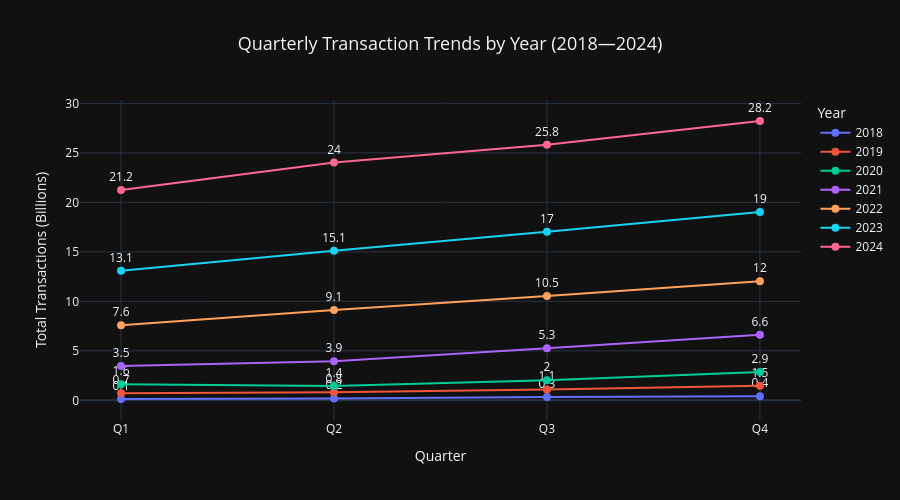

This figure's notebook cell:
### Markdown cell above
### Chart 4 — Quarterly Seasonality Patterns
**Chart type:** Line chart with multiple lines (one per year)  
**Why this chart:** We want to see if transaction volume follows a 
seasonal pattern within each year. Multiple lines — one per year — 
lets us compare the same quarter across different years simultaneously. 
This reveals both growth over time and seasonal behavior.

### Code cell
# ============================================================
# CHART 4 - Quarterly Seasonality Patterns
# Shows: How transactions vary across quarters within each
#        year and whether the pattern repeats year over year
# Insight target: Identify which quarter consistently
#                 drives the most transactions
# ============================================================

# Create a readable quarter label
df_quarterly['quarter_label'] = 'Q' + df_quarterly['quarter'].astype(str)
df_quarterly['transactions_billion'] = df_quarterly['total_transactions'] / 1e9

fig = go.Figure()

# One line per year
colors = ['#636EFA', '#EF553B', '#00CC96', '#AB63FA', 
          '#FFA15A', '#19D3F3', '#FF6692']

for i, year in enumerate(sorted(df_quarterly['year'].unique())):
    df_year = df_quarterly[df_quarterly['year'] == year]
    fig.add_trace(
        go.Scatter(
            x=df_year['quarter_label'],
            y=df_year['transactions_billion'],
            name=str(year),
            mode='lines+markers+text',
            line=dict(color=colors[i], width=2),
            marker=dict(size=8),
            text=df_year['transactions_billion'].round(1),
            textposition='top center'
        )
    )

fig.update_layout(
    title={
        'text': 'Quarterly Transaction Trends by Year (2018—2024)',
        'font': {'size': 18},
        'x': 0.5
    },
    height=500,
    template='plotly_dark',
    xaxis_title='Quarter',
    yaxis_title='Total Transactions (Billions)',
    legend_title='Year'
)

fig.show()

### Figure 1 — Plotly figure (JSON) as saved in the notebook; plotly's stock layout.template omitted (floating-point values rounded to 4 significant figures)
{"data": [{"line": {"color": "#636EFA", "width": 2}, "marker": {"size": 8}, "mode": "lines+markers+text", "name": "2018", "text": [0.1, 0.2, 0.3, 0.4], "textposition": "top center", "type": "scatter", "x": ["Q1", "Q2", "Q3", "Q4"], "y": [0.1344, 0.1874, 0.3413, 0.4171]}, {"line": {"color": "#EF553B", "width": 2}, "marker": {"size": 8}, "mode": "lines+markers+text", "name": "2019", "text": [0.7, 0.8, 1.1, 1.5], "textposition": "top center", "type": "scatter", "x": ["Q1", "Q2", "Q3", "Q4"], "y": [0.709, 0.8154, 1.095, 1.46]}, {"line": {"color": "#00CC96", "width": 2}, "marker": {"size": 8}, "mode": "lines+markers+text", "name": "2020", "text": [1.6, 1.4, 2.0, 2.9], "textposition": "top center", "type": "scatter", "x": ["Q1", "Q2", "Q3", "Q4"], "y": [1.623, 1.449, 2.033, 2.869]}, {"line": {"color": "#AB63FA", "width": 2}, "marker": {"size": 8}, "mode": "lines+markers+text", "name": "2021", "text": [3.5, 3.9, 5.3, 6.6], "textposition": "top center", "type": "scatter", "x": ["Q1", "Q2", "Q3", "Q4"], "y": [3.458, 3.941, 5.264, 6.626]}, {"line": {"color": "#FFA15A", "width": 2}, "marker": {"size": 8}, "mode": "lines+markers+text", "name": "2022", "text": [7.6, 9.1, 10.5, 12.0], "textposition": "top center", "type": "scatter", "x": ["Q1", "Q2", "Q3", "Q4"], "y": [7.593, 9.132, 10.55, 12.03]}, {"line": {"color": "#19D3F3", "width": 2}, "marker": {"size": 8}, "mode": "lines+markers+text", "name": "2023", "text": [13.1, 15.1, 17.0, 19.0], "textposition": "top center", "type": "scatter", "x": ["Q1", "Q2", "Q3", "Q4"], "y": [13.09, 15.11, 17.04, 19.02]}, {"line": {"color": "#FF6692", "width": 2}, "marker": {"size": 8}, "mode": "lines+markers+text", "name": "2024", "text": [21.2, 24.0, 25.8, 28.2], "textposition": "top center", "type": "scatter", "x": ["Q1", "Q2", "Q3", "Q4"], "y": [21.24, 24.03, 25.82, 28.22]}], "layout": {"height": 500, "legend": {"title": {"text": "Year"}}, "title": {"font": {"size": 18}, "text": "Quarterly Transaction Trends by Year (2018—2024)", "x": 0.5}, "xaxis": {"title": {"text": "Quarter"}}, "yaxis": {"title": {"text": "Total Transactions (Billions)"}}}}
